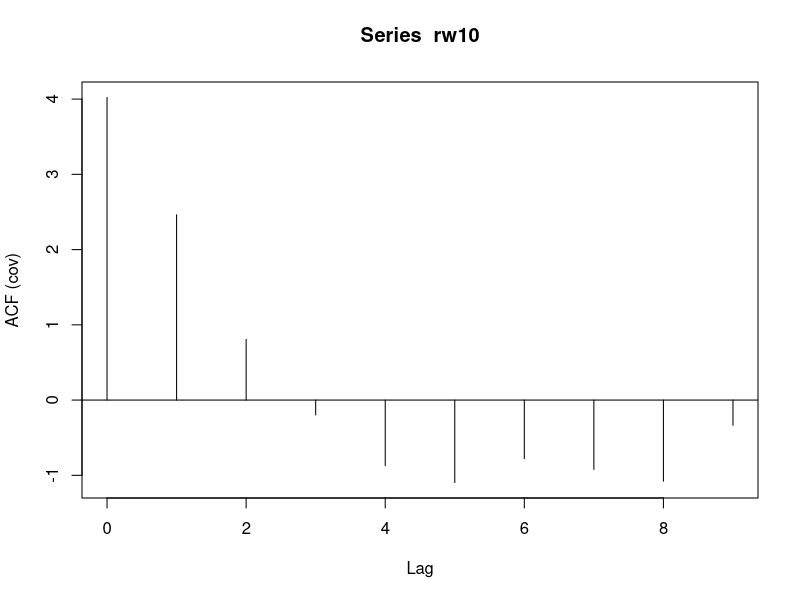
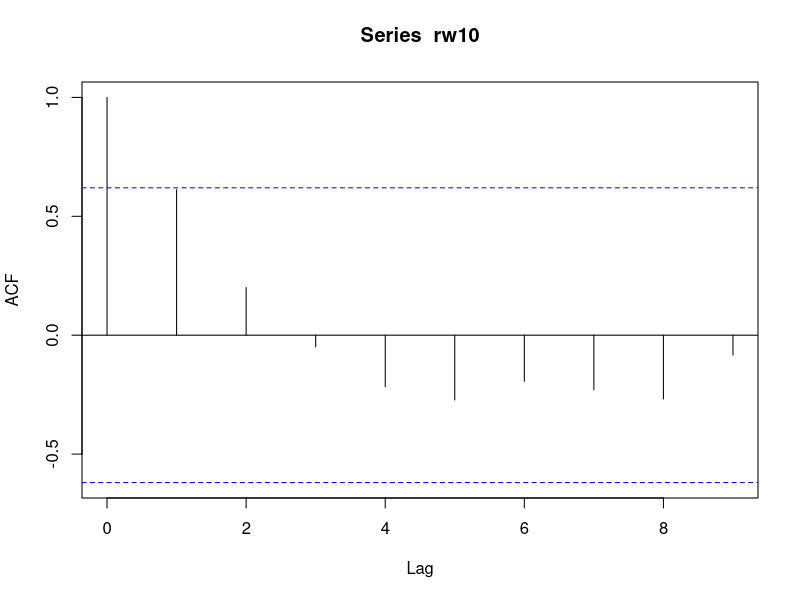
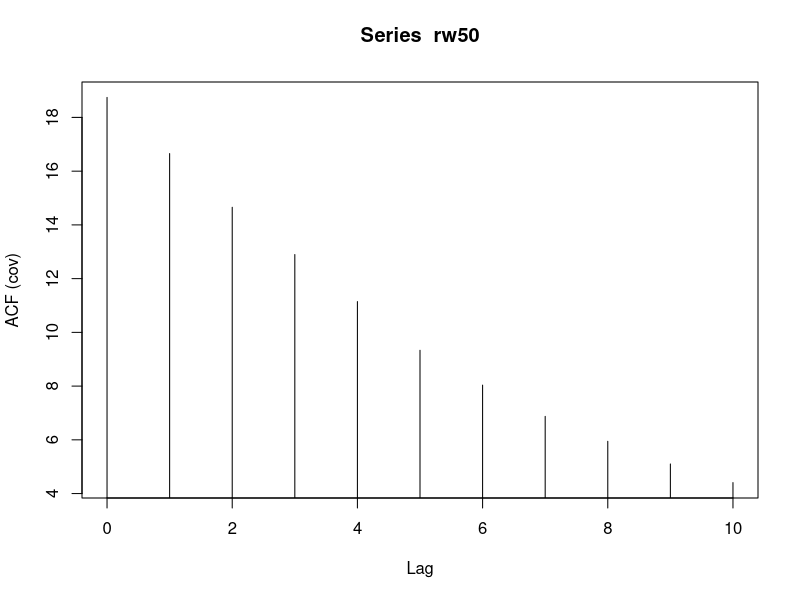
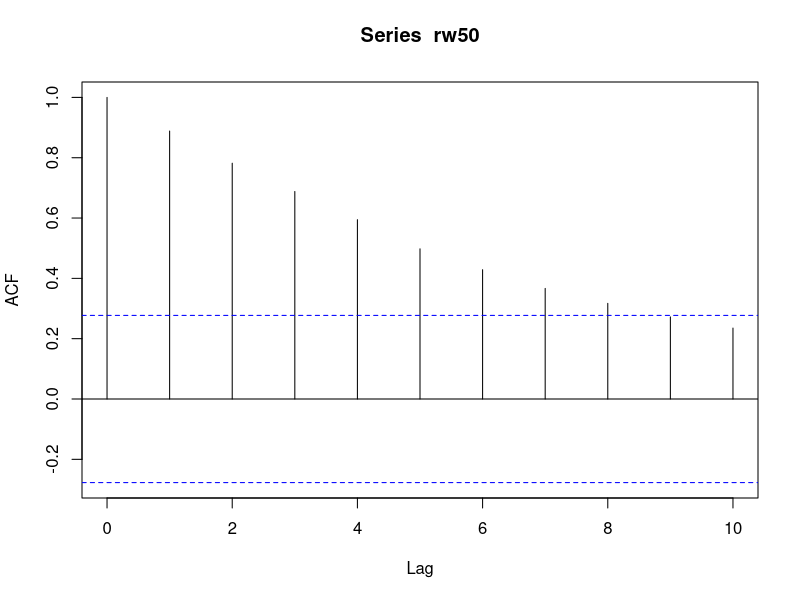
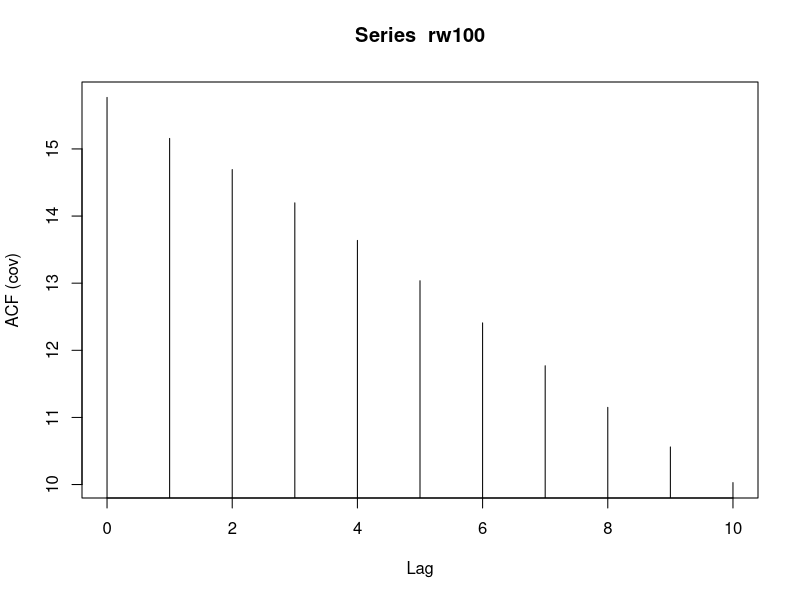
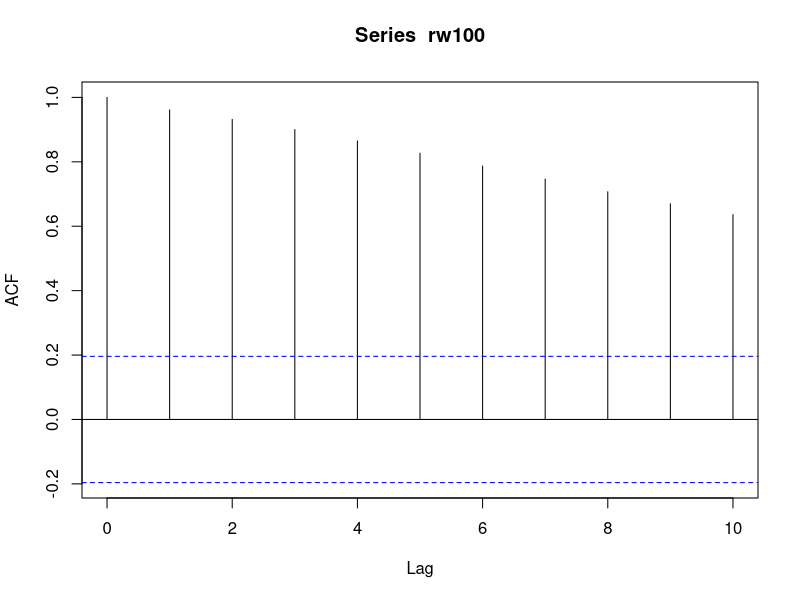
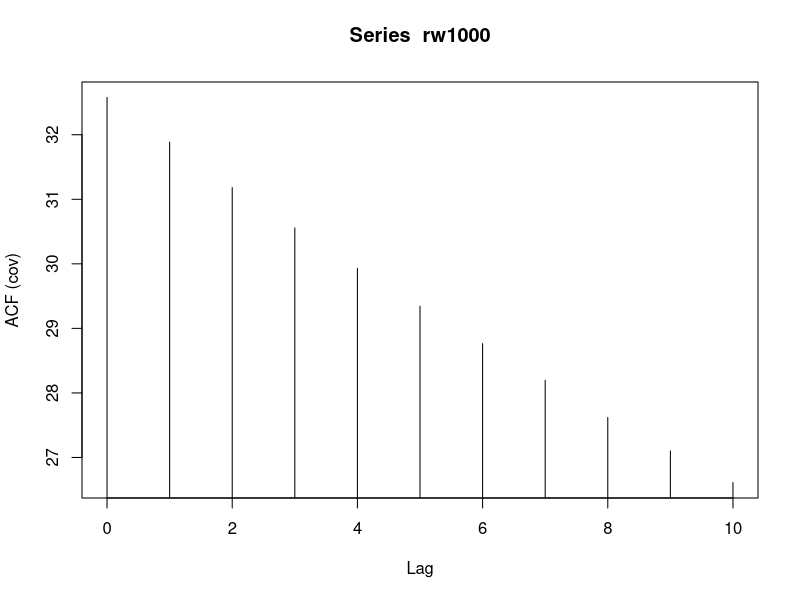
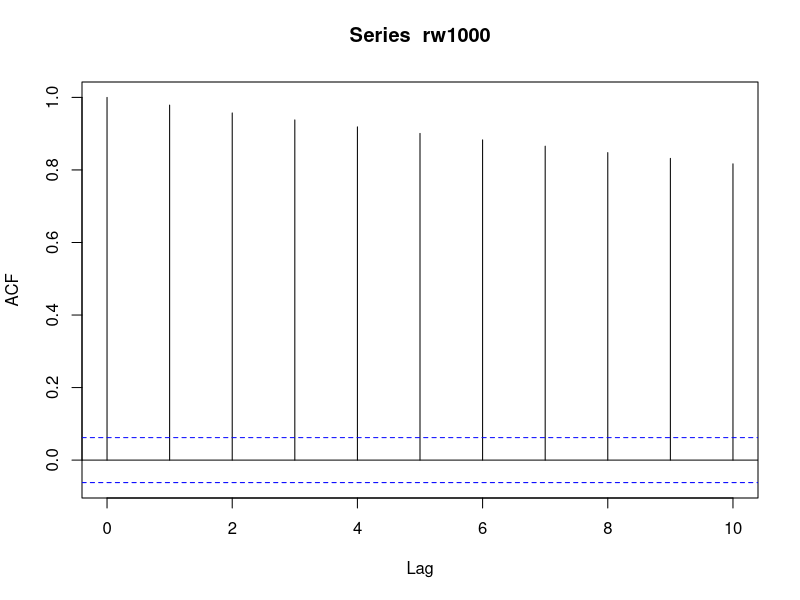

Write the R code that produced these figures, in order.
## ---- chunk 1
knitr::opts_chunk$set(echo = TRUE)
## ---- chunk 2
x10 <- rnorm(10, 0, 1)
x50 <- rnorm(50, 0, 1)
x100 <- rnorm(100, 0, 1)
x1000 <- rnorm(1000, 0, 1)

rw10 <- ts(cumsum(x10))
rw50 <- ts(cumsum(x50))
rw100 <- ts(cumsum(x100))
rw1000 <- ts(cumsum(x1000))
## ---- chunk 3
acf(rw10, 10, type = "covariance"); acf(rw10, 10, type = "correlation")
acf(rw50, 10, type = "covariance"); acf(rw50, 10, type = "correlation")
acf(rw100, 10, type = "covariance"); acf(rw100, 10, type = "correlation")
acf(rw1000, 10, type = "covariance"); acf(rw1000, 10, type = "correlation")

plot(rw10,type='l',lwd=2,col="blue",ylab="Random Walk",frame.plot=FALSE,main = paste("n = ",length(x10)))
plot(rw50,type='l',lwd=2,col="blue",ylab="Random Walk",frame.plot=FALSE,main = paste("n = ",length(x50)))
plot(rw100,type='l',lwd=2,col="blue",ylab="Random Walk",frame.plot=FALSE,main = paste("n = ",length(x100)))
plot(rw1000,type='l',lwd=2,col="blue",ylab="Random Walk",frame.plot=FALSE,main = paste("n = ",length(x1000)))

## ---- chunk 4
plot(acf(rw10, lag.max = "m"))
## ---- chunk 5
x10 <- rnorm(10, 0, 1)
x30 <- rnorm(30, 0, 1)
x100 <- rnorm(100, 0, 1)
x10000 <- rnorm(10000, 0, 1)

ma10 <- filter(x10, filter = c(0.6, 0.3), method = "convolution", sides = 1, circular = TRUE)
ma30 <- filter(x30, filter = c(0.6, 0.3), method = "convolution", sides = 1, circular = TRUE)
ma100 <- filter(x100, filter = c(0.6, 0.3), method = "convolution", sides = 1, circular = TRUE)
ma10000 <- filter(x10000, filter = c(0.6, 0.3), method = "convolution", sides = 1, circular = TRUE)

acf( ma10
     ,ylab = 'MA(10)'
     ,frame.plot=FALSE
     ,type = "correlation")

acf( ma30
     ,ylab = 'MA(30)'
     ,frame.plot=FALSE
     ,type = "correlation")

acf( ma100
     ,ylab = 'MA(100)'
     ,frame.plot=FALSE
     ,type = "correlation")

acf( ma10000
     ,ylab = 'MA(10000)'
     ,frame.plot=FALSE
     ,type = "correlation")
## ---- chunk 6
ma10 <- filter(x10, filter = c(0.2, 0.5, 0.3), method = "convolution", sides = 2, circular = TRUE)
ma30 <- filter(x30, filter = c(0.2, 0.5, 0.3), method = "convolution", sides = 2, circular = TRUE)
ma100 <- filter(x100, filter = c(0.2, 0.5, 0.3), method = "convolution", sides = 2, circular = TRUE)
ma10000 <- filter(x10000, filter = c(0.2, 0.5, 0.3), method = "convolution", sides = 2, circular = TRUE)

acf( ma10
     ,ylab = 'MA(10)'
     ,frame.plot=FALSE
     ,type = "correlation")

acf( ma30
     ,ylab = 'MA(30)'
     ,frame.plot=FALSE
     ,type = "correlation")

acf( ma100
     ,ylab = 'MA(100)'
     ,frame.plot=FALSE
     ,type = "correlation")

acf( ma10000
     ,ylab = 'MA(10000)'
     ,frame.plot=FALSE
     ,type = "correlation")
